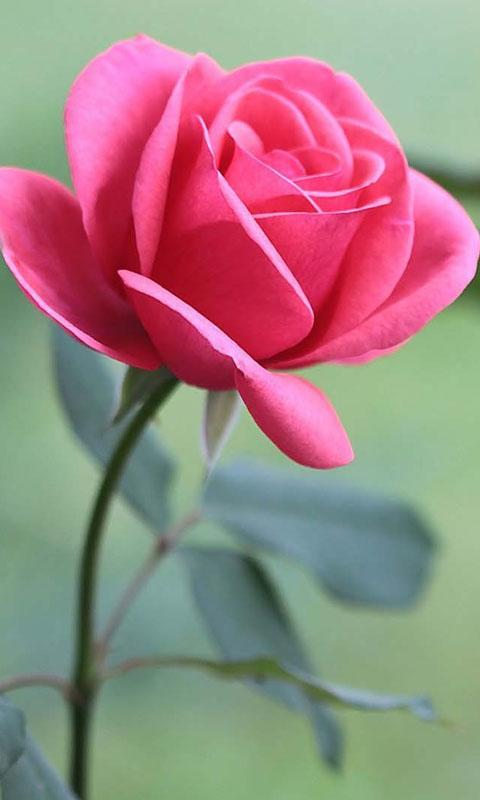
#> input picture 24-7-2020_IP_task_Shubham_Ghaytadkar/rose_flower.jpg, 480 x 800 px
$ python task2.py
#> lines starting #> are read from the running program, lines starting #| are printed output that depends on the picture; after the words box and inside, x2 and y2 are one past the last pixel; in counts of white or black regions, pixels touching at a corner belong together
import cv2
import numpy as np
original = cv2.imread(r"rose_flower.jpg")
#> original is the input picture: shape (800, 480, 3); mean B, G, R 130.5, 131.1, 159
res = cv2.resize(original, (640, 400))
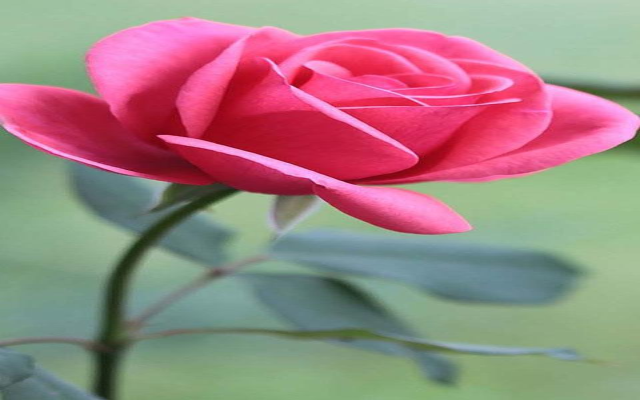
#> res: shape (400, 640, 3); mean B, G, R 130.5, 131.1, 159
hsv=cv2.cvtColor(res,cv2.COLOR_BGR2HSV)
#> hsv: shape (400, 640, 3); mean H, S, V 99.6, 95.2, 179.1

bgrl = np.array([76,95,58], np.uint8)
bgrh = np.array([255, 255, 255], np.uint8)

mask = cv2.inRange(hsv, bgrl, bgrh)
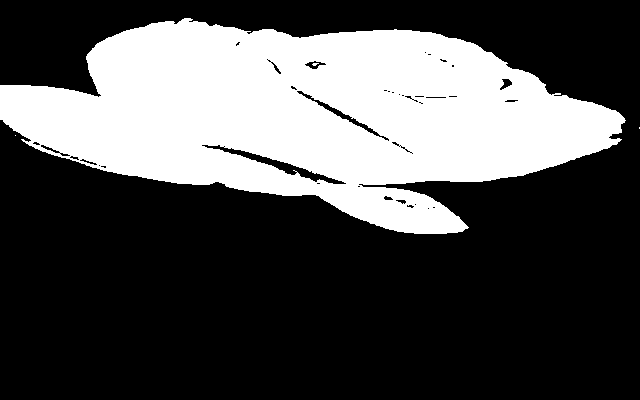
#> mask: shape (400, 640); 31% white; 4 white regions (3 under 20 px), largest, box (x1, y1, x2, y2) and area: (0, 18, 626, 234) 79407

kernel = np.array(([3, 10 ,5], [3,10,5], [0, 0, 0]), np.uint8)

blurred = cv2.filter2D(mask, -1, kernel)
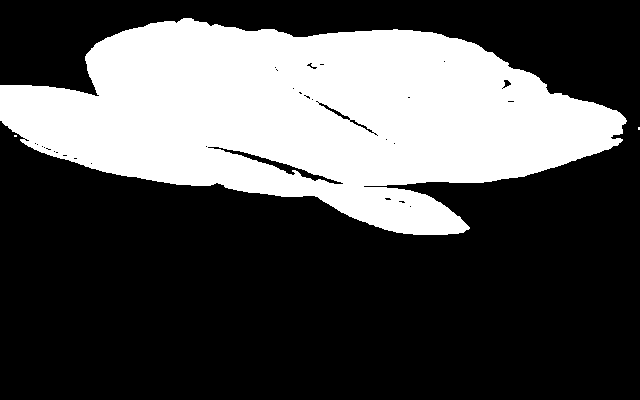
#> blurred: shape (400, 640); 31.9% white; 3 white regions (2 under 20 px), largest, box (x1, y1, x2, y2) and area: (0, 18, 627, 235) 81562
avg = cv2.blur(res, (15, 15))
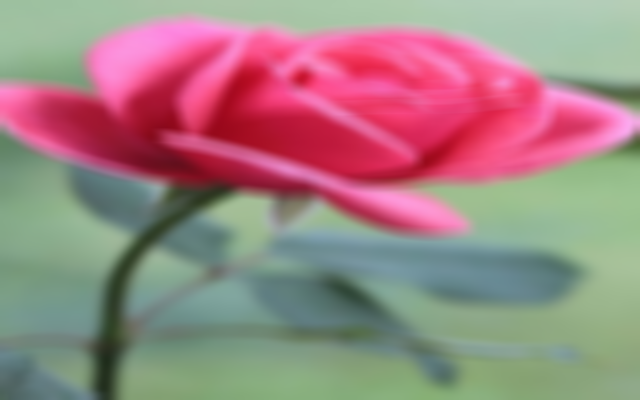
#> avg: shape (400, 640, 3); mean B, G, R 130.5, 131.1, 159

gaus_blur = cv2.GaussianBlur(mask, (5, 5), 0)
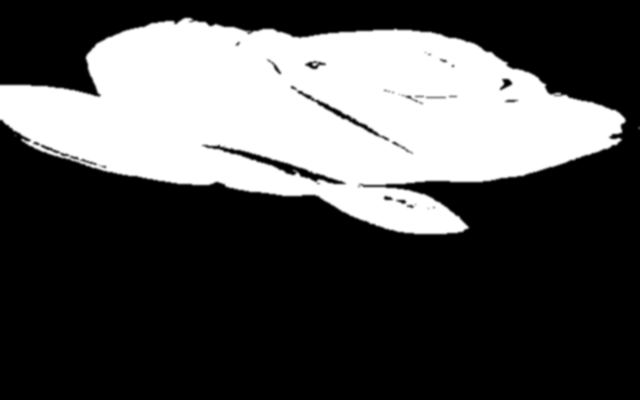
#> gaus_blur: shape (400, 640); min 0, max 255, mean 79.1

median = cv2.medianBlur(mask, 7)
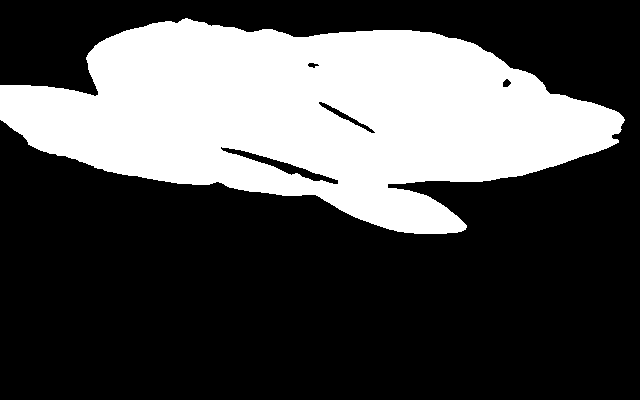
#> median: shape (400, 640); 31.3% white; 1 white region, box (x1, y1, x2, y2) and area: (0, 18, 625, 234) 80028
#
bilateral = cv2.bilateralFilter(res, 5, 111, 111)
font = cv2.FONT_HERSHEY_TRIPLEX
cv2.putText(res,"ROSE",(300,350),font,4,(10,255,122),5,cv2.LINE_AA)
res=cv2.circle(res,(110,300), 80, (104,200,180),-1)
res = cv2.rectangle(res,(50,370),(170,400),(110,190,200),-1)
res = cv2.ellipse(res,(170,220),(70,40),0,0,270,(104,200,180),-1)
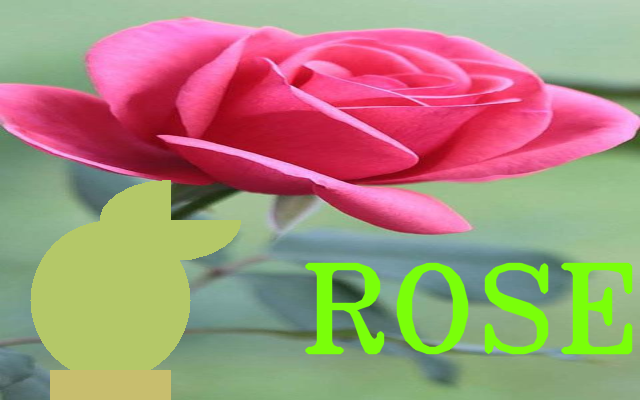
#> res: shape (400, 640, 3); mean B, G, R 123.8, 143.2, 167.3
cv2.imshow("original", res)
cv2.imshow("masked original", mask)
cv2.imshow("blurred", blurred)
cv2.imshow("averaging", avg)
cv2.imshow("gaussian blur", gaus_blur)
cv2.imshow("median blur normal", median)
cv2.imshow("bilateral", bilateral)
cv2.waitKey(0)
cv2.destroyAllWindows()
